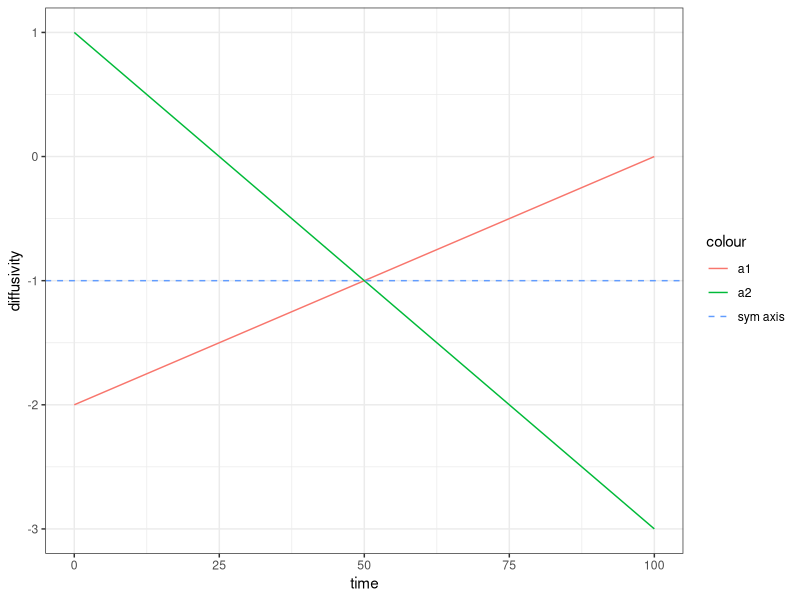

Write R code to recreate this figure.
library(tidyverse)

# asymmetry factor, change this to observe
asym_factor <- 2 # mutliplies the extremes of the sequence, is and argument of the parameter set

# define prerequesites
time <- seq(0, 100, length = 300) # times series
diffusivity <- seq(-2, 0, length = 300)
axis <- mean(diffusivity)

# calculate diff2
delta <- abs(axis - min(diffusivity)) * asym_factor
under <- axis - delta
upper <- axis + delta
diffusivity2 <- 2*axis - (seq(under, upper, length = length(diffusivity))) # formula

ggplot() + 
  geom_line(aes(x = time, y=  diffusivity, color = "a1")) + 
  geom_line(aes(x=time, y = diffusivity2, color = "a2")) + 
  geom_hline(aes(yintercept = axis, color = "sym axis"), linetype = "dashed") + 
  theme_bw()



